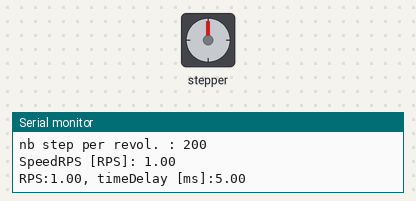
The sketch below on a simulated Arduino Uno, built with avr-gcc and run on an emulated ATmega328P. Parts: stepper motor, the last lines printed to the serial monitor. Wiring (inferred from the names in the program): stepper motor driver (200 steps per turn assumed): step pin 6; direction pin 5; enable pin 7.

Above: at 0.16 s.
At 9.78 s:
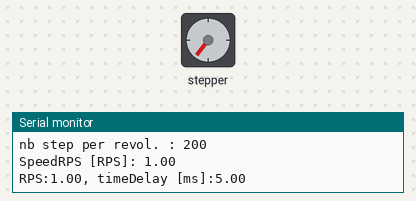
At 20.2 s:
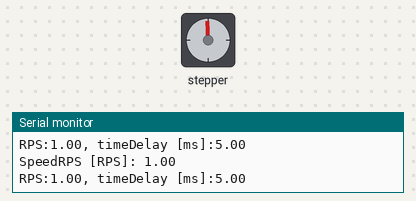
At 39.85 s:
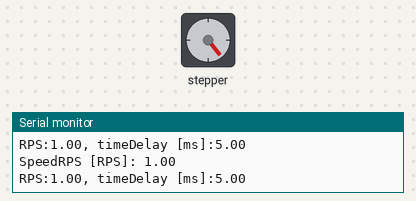
Timing chart, 0 to 40.0 s (numbered marks = the images above):
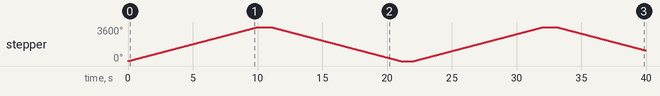

The sketch:

stepperMotor_test.ino
```cpp
//
// JLC v1.0 20211/01/22 Programm to test the A4988 driver.
//                      This chip is devoted to drive one stepper motor.
//

//
// GLOBAL variables
//

///////////////////////////////////////////////
// pins for the stepper motor driver A4988   //
///////////////////////////////////////////////
const int pinDir    = 5;  // pin for direction of rotation
const int pinStep   = 6;  // pin for stepping
const int pinEnable = 7;  // pin for Enable/disable torque

///////////////////////////////////////////////////
/////// stepper motors parameters /////////////////
///////////////////////////////////////////////////
#define fullStepAngle_deg 1.8                                       // the step angle of the stepper-motor
#define step_mode 1                                                 // used for 1/2, 1/4, 1/8.... step mode
const float stepAngle_deg = fullStepAngle_deg/step_mode;            // the Left Right motors step angle
const float stepAngle_rad = fullStepAngle_deg/step_mode*M_PI/180.;  // the Left Right motors step angle
const int nbStepPerRevol  = int(360./stepAngle_deg);                // number of steps for a full revolution

int dir = 1;             // stepper rotation direction
bool done = false;
bool singleShot = false; // to choose singleshot or continuous mode for the motor

// macros usefull to write on digital pins:
#define CLR(x,y) (x &= (~(1 << y)))
#define SET(x,y) (x |= (1 << y))

void makeStepperTurn(int dir,
                     float angle,
                     float stepAngle,
                     float nbRevolPerSec,
                     bool releaseTorque = true)
{
  // dir          : stepper rotation direction (1 or -1)
  // angle        : motor rotation angle to do
  // stepAngle    : stepper motor angle (degrees) for a single step
  // nbRevolPerSec: stepper motor sped -> number of revolutions per second
  // releaseTorque: to realease torque or not after the rotation ?

  const float nbRevol   = 360./angle;
  const float timeDelay = 1000./(nbRevolPerSec*nbStepPerRevol);   // delay (ms) between 2 steps
  const int totNbStep   = angle/stepAngle;

  Serial.print("RPS:");
  Serial.print(nbRevolPerSec);
  Serial.print(", timeDelay [ms]:");
  Serial.println(timeDelay);

  if (dir == 1)
  {
     digitalWrite(pinDir, LOW) ;    // select rotation direction
  }
  else
  {
    digitalWrite(pinDir, HIGH) ;    // select rotation direction
  }

  digitalWrite(pinEnable, LOW);  // apply torque

  for(int i=0; i < totNbStep; i++)
  {
     SET(PORTD, pinStep);
     delayMicroseconds(2);
     CLR(PORTD, pinStep);
     delay(timeDelay);
  }
  if (releaseTorque) digitalWrite(pinEnable, HIGH);  // release torque
}

void setup()
{
  Serial.begin(115200);           // set up Serial link speed at 9600 bps
  Serial.println("Driver A4988 test begins...");
  Serial.print("Full step angle [°]: "); Serial.println(fullStepAngle_deg);
  Serial.print("Step mode          : 1/"); Serial.println(step_mode);
  Serial.print("Step angle      [°]: "); Serial.println(stepAngle_deg);
  Serial.print("Step angle     [rd]: "); Serial.println(stepAngle_rad);
  Serial.print("nb step per revol. : "); Serial.println(nbStepPerRevol);

  // set up the switch pin as an input and Leds as output
  pinMode(pinDir, OUTPUT);
  pinMode(pinStep, OUTPUT);
  pinMode(pinEnable, OUTPUT);

  digitalWrite(pinDir, LOW);
  digitalWrite(pinEnable, HIGH); // disable torque
}

float speedRPS = 1;   // motor speed (Revolution Per Second)

void loop()
{
  dir = -dir;

  if (singleShot && !done)
  {
    for (speedRPS=0.5; speedRPS <= 2.; speedRPS += 0.25)
    {
      Serial.print("\nSpeedRPS [RPS]: "); Serial.println(speedRPS);
      makeStepperTurn(dir, 5*360., stepAngle_deg, speedRPS, true);
     delay(1000);
    }
    done = true;
  }
  else if (!singleShot)
  {
    Serial.print("\nSpeedRPS [RPS]: "); Serial.println(speedRPS);
    // if singleshot is not true, run makeStepperTurn every loop turn
    makeStepperTurn(dir, 10*360., stepAngle_deg, speedRPS, true);
    delay(1000);
  }
}
```

Measured:
- by itself, stepper: turns 3600° clockwise in 10.0 s, then 3600° counter-clockwise in 10.0 s, then 3600° clockwise in 10.0 s, then 2479° counter-clockwise in 6.9 s
